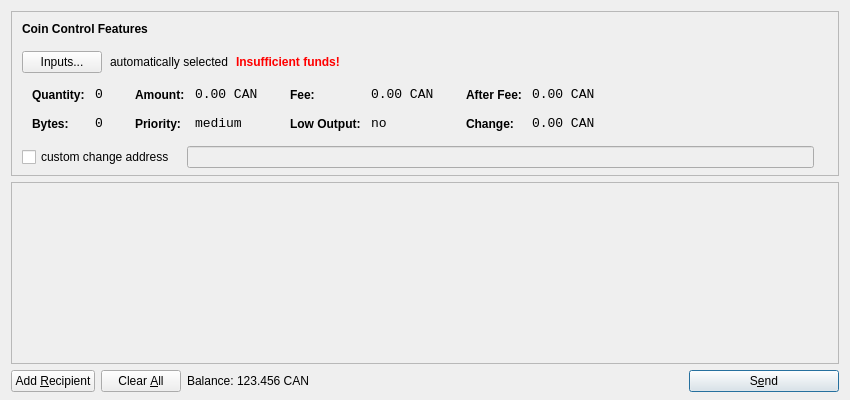
<?xml version="1.0" encoding="UTF-8"?>
<ui version="4.0">
 <class>SendCoinsDialog</class>
 <widget class="QDialog" name="SendCoinsDialog">
  <property name="geometry">
   <rect>
    <x>0</x>
    <y>0</y>
    <width>850</width>
    <height>400</height>
   </rect>
  </property>
  <property name="windowTitle">
   <string>Send Coins</string>
  </property>
  <layout class="QVBoxLayout" name="verticalLayout" stretch="0,1,0">
   <property name="bottomMargin">
    <number>8</number>
   </property>
   <item>
    <widget class="QFrame" name="frameCoinControl">
     <property name="sizePolicy">
      <sizepolicy hsizetype="Expanding" vsizetype="Expanding">
       <horstretch>0</horstretch>
       <verstretch>0</verstretch>
      </sizepolicy>
     </property>
     <property name="maximumSize">
      <size>
       <width>16777215</width>
       <height>16777215</height>
      </size>
     </property>
     <property name="frameShape">
      <enum>QFrame::StyledPanel</enum>
     </property>
     <property name="frameShadow">
      <enum>QFrame::Sunken</enum>
     </property>
     <layout class="QVBoxLayout" name="verticalLayoutCoinControl2">
      <property name="spacing">
       <number>6</number>
      </property>
      <property name="leftMargin">
       <number>0</number>
      </property>
      <property name="topMargin">
       <number>0</number>
      </property>
      <property name="rightMargin">
       <number>0</number>
      </property>
      <property name="bottomMargin">
       <number>6</number>
      </property>
      <item>
       <layout class="QVBoxLayout" name="verticalLayoutCoinControl" stretch="0,0,0,0,1">
        <property name="spacing">
         <number>0</number>
        </property>
        <property name="leftMargin">
         <number>10</number>
        </property>
        <property name="topMargin">
         <number>10</number>
        </property>
        <item>
         <layout class="QHBoxLayout" name="horizontalLayoutCoinControl1">
          <property name="bottomMargin">
           <number>15</number>
          </property>
          <item>
           <widget class="QLabel" name="labelCoinControlFeatures">
            <property name="sizePolicy">
             <sizepolicy hsizetype="Preferred" vsizetype="Maximum">
              <horstretch>0</horstretch>
              <verstretch>0</verstretch>
             </sizepolicy>
            </property>
            <property name="font">
             <font>
              <weight>75</weight>
              <bold>true</bold>
             </font>
            </property>
            <property name="styleSheet">
             <string notr="true">font-weight:bold;</string>
            </property>
            <property name="text">
             <string>Coin Control Features</string>
            </property>
           </widget>
          </item>
         </layout>
        </item>
        <item>
         <layout class="QHBoxLayout" name="horizontalLayoutCoinControl2" stretch="0,0,0,0">
          <property name="spacing">
           <number>8</number>
          </property>
          <property name="bottomMargin">
           <number>10</number>
          </property>
          <item>
           <widget class="QPushButton" name="pushButtonCoinControl">
            <property name="styleSheet">
             <string notr="true"/>
            </property>
            <property name="text">
             <string>Inputs...</string>
            </property>
           </widget>
          </item>
          <item>
           <widget class="QLabel" name="labelCoinControlAutomaticallySelected">
            <property name="text">
             <string>automatically selected</string>
            </property>
            <property name="margin">
             <number>5</number>
            </property>
           </widget>
          </item>
          <item>
           <widget class="QLabel" name="labelCoinControlInsuffFunds">
            <property name="font">
             <font>
              <weight>75</weight>
              <bold>true</bold>
             </font>
            </property>
            <property name="styleSheet">
             <string notr="true">color:red;font-weight:bold;</string>
            </property>
            <property name="text">
             <string>Insufficient funds!</string>
            </property>
            <property name="margin">
             <number>5</number>
            </property>
           </widget>
          </item>
          <item>
           <spacer name="horizontalSpacerCoinControl">
            <property name="orientation">
             <enum>Qt::Horizontal</enum>
            </property>
            <property name="sizeHint" stdset="0">
             <size>
              <width>40</width>
              <height>1</height>
             </size>
            </property>
           </spacer>
          </item>
         </layout>
        </item>
        <item>
         <widget class="QWidget" name="widgetCoinControl" native="true">
          <property name="sizePolicy">
           <sizepolicy hsizetype="Preferred" vsizetype="Preferred">
            <horstretch>0</horstretch>
            <verstretch>0</verstretch>
           </sizepolicy>
          </property>
          <property name="minimumSize">
           <size>
            <width>0</width>
            <height>0</height>
           </size>
          </property>
          <property name="styleSheet">
           <string notr="true"/>
          </property>
          <layout class="QHBoxLayout" name="horizontalLayoutCoinControl5">
           <property name="leftMargin">
            <number>0</number>
           </property>
           <property name="topMargin">
            <number>0</number>
           </property>
           <property name="rightMargin">
            <number>0</number>
           </property>
           <property name="bottomMargin">
            <number>0</number>
           </property>
           <item>
            <layout class="QHBoxLayout" name="horizontalLayoutCoinControl3" stretch="0,0,0,1">
             <property name="spacing">
              <number>20</number>
             </property>
             <property name="topMargin">
              <number>0</number>
             </property>
             <property name="bottomMargin">
              <number>10</number>
             </property>
             <item>
              <layout class="QFormLayout" name="formLayoutCoinControl1">
               <property name="horizontalSpacing">
                <number>10</number>
               </property>
               <property name="verticalSpacing">
                <number>14</number>
               </property>
               <property name="leftMargin">
                <number>10</number>
               </property>
               <property name="topMargin">
                <number>4</number>
               </property>
               <property name="rightMargin">
                <number>6</number>
               </property>
               <item row="0" column="0">
                <widget class="QLabel" name="labelCoinControlQuantityText">
                 <property name="styleSheet">
                  <string notr="true">font-weight:bold;</string>
                 </property>
                 <property name="text">
                  <string>Quantity:</string>
                 </property>
                 <property name="margin">
                  <number>0</number>
                 </property>
                </widget>
               </item>
               <item row="0" column="1">
                <widget class="QLabel" name="labelCoinControlQuantity">
                 <property name="font">
                  <font>
                   <family>Monospace</family>
                   <pointsize>10</pointsize>
                  </font>
                 </property>
                 <property name="cursor">
                  <cursorShape>IBeamCursor</cursorShape>
                 </property>
                 <property name="contextMenuPolicy">
                  <enum>Qt::ActionsContextMenu</enum>
                 </property>
                 <property name="text">
                  <string notr="true">0</string>
                 </property>
                 <property name="margin">
                  <number>0</number>
                 </property>
                 <property name="textInteractionFlags">
                  <set>Qt::LinksAccessibleByMouse|Qt::TextSelectableByKeyboard|Qt::TextSelectableByMouse</set>
                 </property>
                </widget>
               </item>
               <item row="1" column="0">
                <widget class="QLabel" name="labelCoinControlBytesText">
                 <property name="styleSheet">
                  <string notr="true">font-weight:bold;</string>
                 </property>
                 <property name="text">
                  <string>Bytes:</string>
                 </property>
                </widget>
               </item>
               <item row="1" column="1">
                <widget class="QLabel" name="labelCoinControlBytes">
                 <property name="font">
                  <font>
                   <family>Monospace</family>
                   <pointsize>10</pointsize>
                  </font>
                 </property>
                 <property name="cursor">
                  <cursorShape>IBeamCursor</cursorShape>
                 </property>
                 <property name="contextMenuPolicy">
                  <enum>Qt::ActionsContextMenu</enum>
                 </property>
                 <property name="text">
                  <string notr="true">0</string>
                 </property>
                 <property name="textInteractionFlags">
                  <set>Qt::LinksAccessibleByMouse|Qt::TextSelectableByKeyboard|Qt::TextSelectableByMouse</set>
                 </property>
                </widget>
               </item>
              </layout>
             </item>
             <item>
              <layout class="QFormLayout" name="formLayoutCoinControl2">
               <property name="horizontalSpacing">
                <number>10</number>
               </property>
               <property name="verticalSpacing">
                <number>14</number>
               </property>
               <property name="leftMargin">
                <number>6</number>
               </property>
               <property name="topMargin">
                <number>4</number>
               </property>
               <property name="rightMargin">
                <number>6</number>
               </property>
               <item row="0" column="0">
                <widget class="QLabel" name="labelCoinControlAmountText">
                 <property name="styleSheet">
                  <string notr="true">font-weight:bold;</string>
                 </property>
                 <property name="text">
                  <string>Amount:</string>
                 </property>
                 <property name="margin">
                  <number>0</number>
                 </property>
                </widget>
               </item>
               <item row="0" column="1">
                <widget class="QLabel" name="labelCoinControlAmount">
                 <property name="font">
                  <font>
                   <family>Monospace</family>
                   <pointsize>10</pointsize>
                  </font>
                 </property>
                 <property name="cursor">
                  <cursorShape>IBeamCursor</cursorShape>
                 </property>
                 <property name="contextMenuPolicy">
                  <enum>Qt::ActionsContextMenu</enum>
                 </property>
                 <property name="text">
                  <string notr="true">0.00 CAN</string>
                 </property>
                 <property name="textInteractionFlags">
                  <set>Qt::LinksAccessibleByMouse|Qt::TextSelectableByKeyboard|Qt::TextSelectableByMouse</set>
                 </property>
                </widget>
               </item>
               <item row="1" column="0">
                <widget class="QLabel" name="labelCoinControlPriorityText">
                 <property name="styleSheet">
                  <string notr="true">font-weight:bold;</string>
                 </property>
                 <property name="text">
                  <string>Priority:</string>
                 </property>
                </widget>
               </item>
               <item row="1" column="1">
                <widget class="QLabel" name="labelCoinControlPriority">
                 <property name="font">
                  <font>
                   <family>Monospace</family>
                   <pointsize>10</pointsize>
                  </font>
                 </property>
                 <property name="cursor">
                  <cursorShape>IBeamCursor</cursorShape>
                 </property>
                 <property name="contextMenuPolicy">
                  <enum>Qt::ActionsContextMenu</enum>
                 </property>
                 <property name="text">
                  <string>medium</string>
                 </property>
                 <property name="textInteractionFlags">
                  <set>Qt::LinksAccessibleByMouse|Qt::TextSelectableByKeyboard|Qt::TextSelectableByMouse</set>
                 </property>
                </widget>
               </item>
              </layout>
             </item>
             <item>
              <layout class="QFormLayout" name="formLayoutCoinControl3">
               <property name="horizontalSpacing">
                <number>10</number>
               </property>
               <property name="verticalSpacing">
                <number>14</number>
               </property>
               <property name="leftMargin">
                <number>6</number>
               </property>
               <property name="topMargin">
                <number>4</number>
               </property>
               <property name="rightMargin">
                <number>6</number>
               </property>
               <item row="0" column="0">
                <widget class="QLabel" name="labelCoinControlFeeText">
                 <property name="styleSheet">
                  <string notr="true">font-weight:bold;</string>
                 </property>
                 <property name="text">
                  <string>Fee:</string>
                 </property>
                 <property name="margin">
                  <number>0</number>
                 </property>
                </widget>
               </item>
               <item row="0" column="1">
                <widget class="QLabel" name="labelCoinControlFee">
                 <property name="font">
                  <font>
                   <family>Monospace</family>
                   <pointsize>10</pointsize>
                  </font>
                 </property>
                 <property name="cursor">
                  <cursorShape>IBeamCursor</cursorShape>
                 </property>
                 <property name="contextMenuPolicy">
                  <enum>Qt::ActionsContextMenu</enum>
                 </property>
                 <property name="text">
                  <string notr="true">0.00 CAN</string>
                 </property>
                 <property name="textInteractionFlags">
                  <set>Qt::LinksAccessibleByMouse|Qt::TextSelectableByKeyboard|Qt::TextSelectableByMouse</set>
                 </property>
                </widget>
               </item>
               <item row="1" column="0">
                <widget class="QLabel" name="labelCoinControlLowOutputText">
                 <property name="styleSheet">
                  <string notr="true">font-weight:bold;</string>
                 </property>
                 <property name="text">
                  <string>Low Output:</string>
                 </property>
                </widget>
               </item>
               <item row="1" column="1">
                <widget class="QLabel" name="labelCoinControlLowOutput">
                 <property name="font">
                  <font>
                   <family>Monospace</family>
                   <pointsize>10</pointsize>
                  </font>
                 </property>
                 <property name="cursor">
                  <cursorShape>IBeamCursor</cursorShape>
                 </property>
                 <property name="contextMenuPolicy">
                  <enum>Qt::ActionsContextMenu</enum>
                 </property>
                 <property name="text">
                  <string>no</string>
                 </property>
                 <property name="textInteractionFlags">
                  <set>Qt::LinksAccessibleByMouse|Qt::TextSelectableByKeyboard|Qt::TextSelectableByMouse</set>
                 </property>
                </widget>
               </item>
              </layout>
             </item>
             <item>
              <layout class="QFormLayout" name="formLayoutCoinControl4">
               <property name="horizontalSpacing">
                <number>10</number>
               </property>
               <property name="verticalSpacing">
                <number>14</number>
               </property>
               <property name="leftMargin">
                <number>6</number>
               </property>
               <property name="topMargin">
                <number>4</number>
               </property>
               <property name="rightMargin">
                <number>6</number>
               </property>
               <item row="0" column="0">
                <widget class="QLabel" name="labelCoinControlAfterFeeText">
                 <property name="styleSheet">
                  <string notr="true">font-weight:bold;</string>
                 </property>
                 <property name="text">
                  <string>After Fee:</string>
                 </property>
                 <property name="margin">
                  <number>0</number>
                 </property>
                </widget>
               </item>
               <item row="0" column="1">
                <widget class="QLabel" name="labelCoinControlAfterFee">
                 <property name="font">
                  <font>
                   <family>Monospace</family>
                   <pointsize>10</pointsize>
                  </font>
                 </property>
                 <property name="cursor">
                  <cursorShape>IBeamCursor</cursorShape>
                 </property>
                 <property name="contextMenuPolicy">
                  <enum>Qt::ActionsContextMenu</enum>
                 </property>
                 <property name="text">
                  <string notr="true">0.00 CAN</string>
                 </property>
                 <property name="textInteractionFlags">
                  <set>Qt::LinksAccessibleByMouse|Qt::TextSelectableByKeyboard|Qt::TextSelectableByMouse</set>
                 </property>
                </widget>
               </item>
               <item row="1" column="0">
                <widget class="QLabel" name="labelCoinControlChangeText">
                 <property name="styleSheet">
                  <string notr="true">font-weight:bold;</string>
                 </property>
                 <property name="text">
                  <string>Change:</string>
                 </property>
                </widget>
               </item>
               <item row="1" column="1">
                <widget class="QLabel" name="labelCoinControlChange">
                 <property name="font">
                  <font>
                   <family>Monospace</family>
                   <pointsize>10</pointsize>
                  </font>
                 </property>
                 <property name="cursor">
                  <cursorShape>IBeamCursor</cursorShape>
                 </property>
                 <property name="contextMenuPolicy">
                  <enum>Qt::ActionsContextMenu</enum>
                 </property>
                 <property name="text">
                  <string notr="true">0.00 CAN</string>
                 </property>
                 <property name="textInteractionFlags">
                  <set>Qt::LinksAccessibleByMouse|Qt::TextSelectableByKeyboard|Qt::TextSelectableByMouse</set>
                 </property>
                </widget>
               </item>
              </layout>
             </item>
            </layout>
           </item>
          </layout>
         </widget>
        </item>
        <item>
         <layout class="QHBoxLayout" name="horizontalLayoutCoinControl4" stretch="0,0,0">
          <property name="spacing">
           <number>12</number>
          </property>
          <property name="sizeConstraint">
           <enum>QLayout::SetDefaultConstraint</enum>
          </property>
          <property name="topMargin">
           <number>5</number>
          </property>
          <property name="rightMargin">
           <number>5</number>
          </property>
          <item>
           <widget class="QCheckBox" name="checkBoxCoinControlChange">
            <property name="text">
             <string>custom change address</string>
            </property>
           </widget>
          </item>
          <item>
           <widget class="QLineEdit" name="lineEditCoinControlChange">
            <property name="enabled">
             <bool>false</bool>
            </property>
            <property name="sizePolicy">
             <sizepolicy hsizetype="Expanding" vsizetype="Fixed">
              <horstretch>0</horstretch>
              <verstretch>0</verstretch>
             </sizepolicy>
            </property>
           </widget>
          </item>
          <item>
           <widget class="QLabel" name="labelCoinControlChangeLabel">
            <property name="sizePolicy">
             <sizepolicy hsizetype="Preferred" vsizetype="Expanding">
              <horstretch>0</horstretch>
              <verstretch>0</verstretch>
             </sizepolicy>
            </property>
            <property name="minimumSize">
             <size>
              <width>0</width>
              <height>0</height>
             </size>
            </property>
            <property name="text">
             <string/>
            </property>
            <property name="margin">
             <number>3</number>
            </property>
           </widget>
          </item>
         </layout>
        </item>
        <item>
         <spacer name="verticalSpacerCoinControl">
          <property name="orientation">
           <enum>Qt::Vertical</enum>
          </property>
          <property name="sizeHint" stdset="0">
           <size>
            <width>800</width>
            <height>1</height>
           </size>
          </property>
         </spacer>
        </item>
       </layout>
      </item>
     </layout>
    </widget>
   </item>
   <item>
    <widget class="QScrollArea" name="scrollArea">
     <property name="widgetResizable">
      <bool>true</bool>
     </property>
     <widget class="QWidget" name="scrollAreaWidgetContents">
      <property name="geometry">
       <rect>
        <x>0</x>
        <y>0</y>
        <width>830</width>
        <height>150</height>
       </rect>
      </property>
      <layout class="QVBoxLayout" name="verticalLayout_2">
       <property name="leftMargin">
        <number>0</number>
       </property>
       <property name="topMargin">
        <number>0</number>
       </property>
       <property name="rightMargin">
        <number>0</number>
       </property>
       <property name="bottomMargin">
        <number>0</number>
       </property>
       <item>
        <layout class="QVBoxLayout" name="entries">
         <property name="spacing">
          <number>6</number>
         </property>
        </layout>
       </item>
       <item>
        <spacer name="verticalSpacer">
         <property name="orientation">
          <enum>Qt::Vertical</enum>
         </property>
         <property name="sizeHint" stdset="0">
          <size>
           <width>20</width>
           <height>40</height>
          </size>
         </property>
        </spacer>
       </item>
      </layout>
     </widget>
    </widget>
   </item>
   <item>
    <layout class="QHBoxLayout" name="horizontalLayout">
     <item>
      <widget class="QPushButton" name="addButton">
       <property name="toolTip">
        <string>Send to multiple recipients at once</string>
       </property>
       <property name="text">
        <string>Add &amp;Recipient</string>
       </property>
       <property name="icon">
        <iconset resource="../catscoin.qrc">
         <normaloff>:/icons/add</normaloff>:/icons/add</iconset>
       </property>
       <property name="autoDefault">
        <bool>false</bool>
       </property>
      </widget>
     </item>
     <item>
      <widget class="QPushButton" name="clearButton">
       <property name="sizePolicy">
        <sizepolicy hsizetype="Minimum" vsizetype="Fixed">
         <horstretch>0</horstretch>
         <verstretch>0</verstretch>
        </sizepolicy>
       </property>
       <property name="toolTip">
        <string>Remove all transaction fields</string>
       </property>
       <property name="text">
        <string>Clear &amp;All</string>
       </property>
       <property name="icon">
        <iconset resource="../catscoin.qrc">
         <normaloff>:/icons/remove</normaloff>:/icons/remove</iconset>
       </property>
       <property name="autoRepeatDelay">
        <number>300</number>
       </property>
       <property name="autoDefault">
        <bool>false</bool>
       </property>
      </widget>
     </item>
     <item>
      <layout class="QHBoxLayout" name="horizontalLayout_2">
       <property name="spacing">
        <number>3</number>
       </property>
       <item>
        <widget class="QLabel" name="label">
         <property name="text">
          <string>Balance:</string>
         </property>
        </widget>
       </item>
       <item>
        <widget class="QLabel" name="labelBalance">
         <property name="cursor">
          <cursorShape>IBeamCursor</cursorShape>
         </property>
         <property name="text">
          <string>123.456 CAN</string>
         </property>
         <property name="textInteractionFlags">
          <set>Qt::LinksAccessibleByMouse|Qt::TextSelectableByKeyboard|Qt::TextSelectableByMouse</set>
         </property>
        </widget>
       </item>
      </layout>
     </item>
     <item>
      <spacer name="horizontalSpacer">
       <property name="orientation">
        <enum>Qt::Horizontal</enum>
       </property>
       <property name="sizeHint" stdset="0">
        <size>
         <width>40</width>
         <height>20</height>
        </size>
       </property>
      </spacer>
     </item>
     <item>
      <widget class="QPushButton" name="sendButton">
       <property name="minimumSize">
        <size>
         <width>150</width>
         <height>0</height>
        </size>
       </property>
       <property name="toolTip">
        <string>Confirm the send action</string>
       </property>
       <property name="text">
        <string>S&amp;end</string>
       </property>
       <property name="icon">
        <iconset resource="../catscoin.qrc">
         <normaloff>:/icons/send</normaloff>:/icons/send</iconset>
       </property>
       <property name="default">
        <bool>true</bool>
       </property>
      </widget>
     </item>
    </layout>
   </item>
  </layout>
 </widget>
 <resources>
  <include location="../catscoin.qrc"/>
 </resources>
 <connections/>
</ui>
